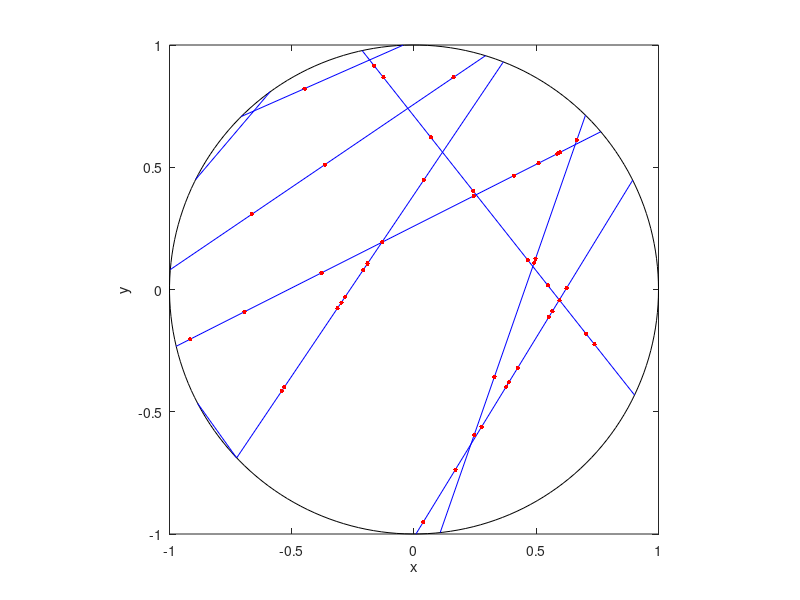

The MATLAB script that drew this image:
% Simulate a Cox point process on a disk. 
% This Cox point process is formed by first simulating a uniform Poisson 
% line process. On each line (or segment) an independent Poisson point 
% process is then simulated.
% Author: H. Paul Keeler, 2019.
% Website: hpaulkeeler.com
% Repository: github.com/hpaulkeeler/posts

close all; clearvars; clc;

%%%START Parameters START%%%
%Cox (ie Poisson line-point) process parameters
lambda=2; %intensity (ie mean density) of the Poisson *line* process
mu=3; %intensity (ie mean density) of the Poisson *point* process

%Simulation disk dimensions
xx0=0; yy0=0; %center of disk
r=1; %disk radius
massLine=2*pi*r*lambda; %total measure/mass of the line process
%%%END Parameters END%%%

%%%START Simulate a Poisson line process on a disk START%%%
%Simulate Poisson point process
numbLines=poissrnd(massLine);%Poisson number of lines
theta=2*pi*rand(numbLines,1); %choose angular component uniformly
p=r*rand(numbLines,1); %choose radial component uniformly
q=sqrt(r.^2-p.^2); %distance to circle edge (alonge line)

%calculate trig values
sin_theta=sin(theta);
cos_theta=cos(theta);

%calculate segment endpoints of Poisson line process
xx1=xx0+p.*cos_theta+q.*sin_theta;
yy1=yy0+p.*sin_theta-q.*cos_theta;
xx2=xx0+p.*cos_theta-q.*sin_theta;
yy2=yy0+p.*sin_theta+q.*cos_theta;
%%%END Simulate a Poisson line process on a disk END%%%

%%%START Simulate a Poisson point processes on each line START%%%
lengthLine=2*q; %length of each segment
massPoint=mu*lengthLine;%mass on each line
numbLinePoints=poissrnd(massPoint); %Poisson number of points on each line
numbLinePointsTotal=sum(numbLinePoints);
uu=2*rand(numbLinePointsTotal,1)-1; %uniform variables on (-1,1)

%replicate values to simulate points all in one step
xx0_all=repelem(xx0,numbLinePointsTotal);
yy0_all=repelem(yy0,numbLinePointsTotal);
p_all=repelem(p,numbLinePoints);
q_all=repelem(q,numbLinePoints);
sin_theta_all=repelem(sin_theta,numbLinePoints);
cos_theta_all=repelem(cos_theta,numbLinePoints);

%position points on Poisson lines/segments
xxPP_all=xx0_all+p_all.*cos_theta_all+q_all.*uu.*sin_theta_all;
yyPP_all=yy0_all+p_all.*sin_theta_all-q_all.*uu.*cos_theta_all;
%%% END Simulate a Poisson point processes on each line %%%END

%%% START Plotting %%%START
%plot circle
t=linspace(0,2*pi,200);
xp=r*cos(t); yp=r*sin(t);
plot(xx0+xp,yy0+yp,'k');
axis square; hold on;
xlabel('x'); ylabel('y');

%plot segments of Poisson line process
plot([xx1';xx2'],[yy1';yy2'],'b'); 
%plot Poisson points on line process
plot(xxPP_all,yyPP_all,'r.','MarkerSize',10); 
%%%END Plotting END%%%
